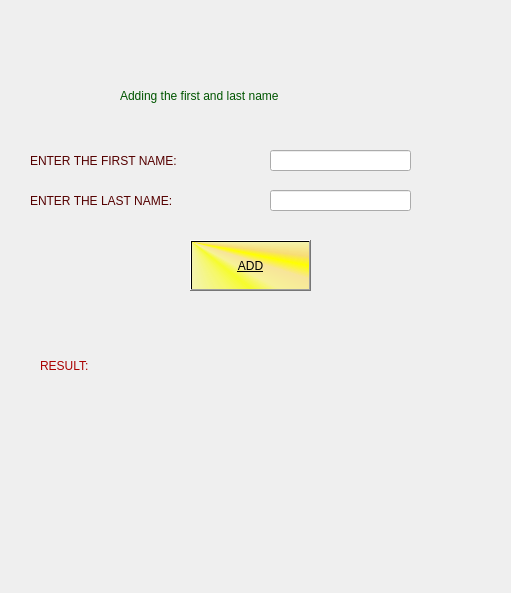
<?xml version="1.0" encoding="UTF-8"?>
<ui version="4.0">
 <class>Form</class>
 <widget class="QWidget" name="Form">
  <property name="geometry">
   <rect>
    <x>0</x>
    <y>0</y>
    <width>511</width>
    <height>593</height>
   </rect>
  </property>
  <property name="windowTitle">
   <string>Form</string>
  </property>
  <widget class="QLabel" name="label">
   <property name="geometry">
    <rect>
     <x>120</x>
     <y>60</y>
     <width>251</width>
     <height>71</height>
    </rect>
   </property>
   <property name="styleSheet">
    <string notr="true">color: rgb(0, 85, 0);

font: italic 14pt &quot;Segoe UI&quot;;</string>
   </property>
   <property name="text">
    <string>Adding the first and last name</string>
   </property>
  </widget>
  <widget class="QLabel" name="label_2">
   <property name="geometry">
    <rect>
     <x>30</x>
     <y>140</y>
     <width>231</width>
     <height>41</height>
    </rect>
   </property>
   <property name="styleSheet">
    <string notr="true">COLOR: rgb(85, 0, 0);
font: 14pt &quot;Yu Gothic&quot;;</string>
   </property>
   <property name="text">
    <string>ENTER THE FIRST NAME:</string>
   </property>
  </widget>
  <widget class="QLabel" name="label_3">
   <property name="geometry">
    <rect>
     <x>30</x>
     <y>180</y>
     <width>231</width>
     <height>41</height>
    </rect>
   </property>
   <property name="styleSheet">
    <string notr="true">COLOR: rgb(85, 0, 0);
font: 14pt &quot;Yu Gothic&quot;;</string>
   </property>
   <property name="text">
    <string>ENTER THE LAST NAME:</string>
   </property>
  </widget>
  <widget class="QLineEdit" name="firstname">
   <property name="geometry">
    <rect>
     <x>270</x>
     <y>150</y>
     <width>141</width>
     <height>21</height>
    </rect>
   </property>
   <property name="styleSheet">
    <string notr="true">COLOR: rgb(0, 255, 0);
font: 75 15pt &quot;MS Sans Serif&quot;;</string>
   </property>
   <property name="text">
    <string/>
   </property>
  </widget>
  <widget class="QLineEdit" name="lastname">
   <property name="geometry">
    <rect>
     <x>270</x>
     <y>190</y>
     <width>141</width>
     <height>21</height>
    </rect>
   </property>
   <property name="styleSheet">
    <string notr="true">COLOR: rgb(0, 255, 0);
font: 75 15pt &quot;MS Sans Serif&quot;;</string>
   </property>
   <property name="text">
    <string/>
   </property>
  </widget>
  <widget class="QPushButton" name="add">
   <property name="geometry">
    <rect>
     <x>190</x>
     <y>240</y>
     <width>121</width>
     <height>51</height>
    </rect>
   </property>
   <property name="styleSheet">
    <string notr="true">color: rgb(0, 0, 0);
font: 26pt &quot;MS Shell Dlg 2&quot;;
text-decoration: underline;
background: qconicalgradient(cx:0, cy:0, angle:135, stop:0 rgba(255, 255, 0, 69), stop:0.375 rgba(255, 255, 0, 69), stop:0.423533 rgba(251, 255, 0, 145), stop:0.45 rgba(247, 255, 0, 208), stop:0.477581 rgba(255, 244, 71, 130), stop:0.518717 rgba(255, 218, 71, 130), stop:0.55 rgba(255, 255, 0, 255), stop:0.57754 rgba(255, 203, 0, 130), stop:0.625 rgba(255, 255, 0, 69), stop:1 rgba(255, 255, 0, 69))</string>
   </property>
   <property name="text">
    <string>ADD</string>
   </property>
  </widget>
  <widget class="QLabel" name="label_4">
   <property name="geometry">
    <rect>
     <x>40</x>
     <y>350</y>
     <width>241</width>
     <height>31</height>
    </rect>
   </property>
   <property name="styleSheet">
    <string notr="true">COLOR: rgb(170, 0, 0);
font: 75 20pt &quot;Century Schoolbook&quot;;</string>
   </property>
   <property name="text">
    <string>RESULT:</string>
   </property>
  </widget>
 </widget>
 <resources/>
 <connections/>
</ui>
